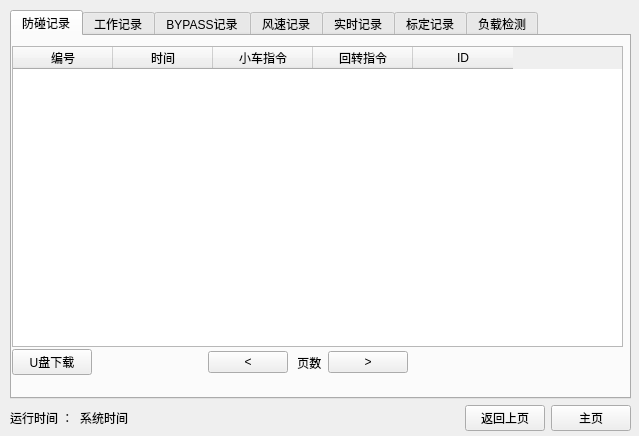
<?xml version="1.0" encoding="UTF-8"?>
<ui version="4.0">
 <class>work</class>
 <widget class="QWidget" name="work">
  <property name="geometry">
   <rect>
    <x>0</x>
    <y>0</y>
    <width>639</width>
    <height>436</height>
   </rect>
  </property>
  <property name="windowTitle">
   <string>Form</string>
  </property>
  <widget class="QLabel" name="label_3">
   <property name="geometry">
    <rect>
     <x>15</x>
     <y>107</y>
     <width>611</width>
     <height>17</height>
    </rect>
   </property>
   <property name="text">
    <string/>
   </property>
  </widget>
  <widget class="QWidget" name="layoutWidget">
   <property name="geometry">
    <rect>
     <x>10</x>
     <y>10</y>
     <width>621</width>
     <height>421</height>
    </rect>
   </property>
   <layout class="QVBoxLayout" name="verticalLayout">
    <item>
     <widget class="QTabWidget" name="tabWidget">
      <property name="currentIndex">
       <number>0</number>
      </property>
      <widget class="QWidget" name="tab">
       <attribute name="title">
        <string>防碰记录</string>
       </attribute>
       <widget class="QTableWidget" name="tableWidget">
        <property name="geometry">
         <rect>
          <x>0</x>
          <y>10</y>
          <width>611</width>
          <height>301</height>
         </rect>
        </property>
        <column>
         <property name="text">
          <string>编号</string>
         </property>
        </column>
        <column>
         <property name="text">
          <string>时间</string>
         </property>
        </column>
        <column>
         <property name="text">
          <string>小车指令</string>
         </property>
        </column>
        <column>
         <property name="text">
          <string>回转指令</string>
         </property>
        </column>
        <column>
         <property name="text">
          <string>ID</string>
         </property>
        </column>
       </widget>
       <widget class="QWidget" name="layoutWidget_3">
        <property name="geometry">
         <rect>
          <x>0</x>
          <y>310</y>
          <width>614</width>
          <height>33</height>
         </rect>
        </property>
        <layout class="QHBoxLayout" name="horizontalLayout_5">
         <item>
          <widget class="QPushButton" name="pushButton_9">
           <property name="text">
            <string>U盘下载</string>
           </property>
          </widget>
         </item>
         <item>
          <spacer name="horizontalSpacer_6">
           <property name="orientation">
            <enum>Qt::Horizontal</enum>
           </property>
           <property name="sizeHint" stdset="0">
            <size>
             <width>88</width>
             <height>20</height>
            </size>
           </property>
          </spacer>
         </item>
         <item>
          <layout class="QHBoxLayout" name="horizontalLayout_8">
           <item>
            <widget class="QPushButton" name="pushButton_23">
             <property name="text">
              <string>&lt;</string>
             </property>
            </widget>
           </item>
           <item>
            <widget class="QLabel" name="label_12">
             <property name="text">
              <string> 页数</string>
             </property>
            </widget>
           </item>
           <item>
            <widget class="QPushButton" name="pushButton_24">
             <property name="text">
              <string>&gt;</string>
             </property>
            </widget>
           </item>
          </layout>
         </item>
         <item>
          <spacer name="horizontalSpacer_17">
           <property name="orientation">
            <enum>Qt::Horizontal</enum>
           </property>
           <property name="sizeHint" stdset="0">
            <size>
             <width>218</width>
             <height>20</height>
            </size>
           </property>
          </spacer>
         </item>
        </layout>
       </widget>
      </widget>
      <widget class="QWidget" name="tab_2">
       <attribute name="title">
        <string>工作记录</string>
       </attribute>
       <widget class="QTableWidget" name="tableWidget_2">
        <property name="geometry">
         <rect>
          <x>0</x>
          <y>0</y>
          <width>611</width>
          <height>301</height>
         </rect>
        </property>
        <column>
         <property name="text">
          <string>编号</string>
         </property>
        </column>
        <column>
         <property name="text">
          <string>时间</string>
         </property>
        </column>
        <column>
         <property name="text">
          <string>T</string>
         </property>
        </column>
        <column>
         <property name="text">
          <string>A</string>
         </property>
        </column>
        <column>
         <property name="text">
          <string>力矩</string>
         </property>
        </column>
        <column>
         <property name="text">
          <string>幅度</string>
         </property>
        </column>
        <column>
         <property name="text">
          <string>重量</string>
         </property>
        </column>
        <column>
         <property name="text">
          <string>高度</string>
         </property>
        </column>
        <column>
         <property name="text">
          <string>风速</string>
         </property>
        </column>
        <column>
         <property name="text">
          <string>回转</string>
         </property>
        </column>
        <column>
         <property name="text">
          <string>仰角</string>
         </property>
        </column>
        <column>
         <property name="text">
          <string>ID</string>
         </property>
        </column>
       </widget>
       <widget class="QWidget" name="layoutWidget">
        <property name="geometry">
         <rect>
          <x>1</x>
          <y>310</y>
          <width>614</width>
          <height>33</height>
         </rect>
        </property>
        <layout class="QHBoxLayout" name="horizontalLayout">
         <item>
          <widget class="QPushButton" name="pushButton_8">
           <property name="text">
            <string>U盘下载</string>
           </property>
          </widget>
         </item>
         <item>
          <spacer name="horizontalSpacer_4">
           <property name="orientation">
            <enum>Qt::Horizontal</enum>
           </property>
           <property name="sizeHint" stdset="0">
            <size>
             <width>88</width>
             <height>20</height>
            </size>
           </property>
          </spacer>
         </item>
         <item>
          <layout class="QHBoxLayout" name="horizontalLayout_6">
           <item>
            <widget class="QPushButton" name="pushButton_16">
             <property name="text">
              <string>&lt;</string>
             </property>
            </widget>
           </item>
           <item>
            <widget class="QLabel" name="label_6">
             <property name="text">
              <string> 页数</string>
             </property>
            </widget>
           </item>
           <item>
            <widget class="QPushButton" name="pushButton_17">
             <property name="text">
              <string>&gt;</string>
             </property>
            </widget>
           </item>
          </layout>
         </item>
         <item>
          <spacer name="horizontalSpacer_7">
           <property name="orientation">
            <enum>Qt::Horizontal</enum>
           </property>
           <property name="sizeHint" stdset="0">
            <size>
             <width>218</width>
             <height>20</height>
            </size>
           </property>
          </spacer>
         </item>
        </layout>
       </widget>
      </widget>
      <widget class="QWidget" name="tab_3">
       <attribute name="title">
        <string>BYPASS记录</string>
       </attribute>
       <widget class="QTableWidget" name="tableWidget_3">
        <property name="geometry">
         <rect>
          <x>0</x>
          <y>0</y>
          <width>611</width>
          <height>301</height>
         </rect>
        </property>
        <column>
         <property name="text">
          <string>编号</string>
         </property>
        </column>
        <column>
         <property name="text">
          <string>时间</string>
         </property>
        </column>
        <column>
         <property name="text">
          <string>T</string>
         </property>
        </column>
        <column>
         <property name="text">
          <string>A</string>
         </property>
        </column>
        <column>
         <property name="text">
          <string>力矩</string>
         </property>
        </column>
        <column>
         <property name="text">
          <string>幅度</string>
         </property>
        </column>
        <column>
         <property name="text">
          <string>重量</string>
         </property>
        </column>
        <column>
         <property name="text">
          <string>高度</string>
         </property>
        </column>
        <column>
         <property name="text">
          <string>风速</string>
         </property>
        </column>
        <column>
         <property name="text">
          <string>回转</string>
         </property>
        </column>
        <column>
         <property name="text">
          <string>仰角</string>
         </property>
        </column>
        <column>
         <property name="text">
          <string>ID</string>
         </property>
        </column>
       </widget>
       <widget class="QWidget" name="layoutWidget_2">
        <property name="geometry">
         <rect>
          <x>0</x>
          <y>310</y>
          <width>614</width>
          <height>33</height>
         </rect>
        </property>
        <layout class="QHBoxLayout" name="horizontalLayout_7">
         <item>
          <widget class="QPushButton" name="pushButton_10">
           <property name="text">
            <string>U盘下载</string>
           </property>
          </widget>
         </item>
         <item>
          <spacer name="horizontalSpacer_5">
           <property name="orientation">
            <enum>Qt::Horizontal</enum>
           </property>
           <property name="sizeHint" stdset="0">
            <size>
             <width>88</width>
             <height>20</height>
            </size>
           </property>
          </spacer>
         </item>
         <item>
          <layout class="QHBoxLayout" name="horizontalLayout_9">
           <item>
            <widget class="QPushButton" name="pushButton_18">
             <property name="text">
              <string>&lt;</string>
             </property>
            </widget>
           </item>
           <item>
            <widget class="QLabel" name="label_7">
             <property name="text">
              <string> 页数</string>
             </property>
            </widget>
           </item>
           <item>
            <widget class="QPushButton" name="pushButton_19">
             <property name="text">
              <string>&gt;</string>
             </property>
            </widget>
           </item>
          </layout>
         </item>
         <item>
          <spacer name="horizontalSpacer_8">
           <property name="orientation">
            <enum>Qt::Horizontal</enum>
           </property>
           <property name="sizeHint" stdset="0">
            <size>
             <width>218</width>
             <height>20</height>
            </size>
           </property>
          </spacer>
         </item>
        </layout>
       </widget>
      </widget>
      <widget class="QWidget" name="tab_4">
       <attribute name="title">
        <string>风速记录</string>
       </attribute>
       <widget class="QTableWidget" name="tableWidget_5">
        <property name="geometry">
         <rect>
          <x>0</x>
          <y>0</y>
          <width>611</width>
          <height>301</height>
         </rect>
        </property>
        <column>
         <property name="text">
          <string>新建列</string>
         </property>
        </column>
        <column>
         <property name="text">
          <string>编号</string>
         </property>
        </column>
        <column>
         <property name="text">
          <string>时间</string>
         </property>
        </column>
        <column>
         <property name="text">
          <string>风速</string>
         </property>
        </column>
        <column>
         <property name="text">
          <string>ID</string>
         </property>
        </column>
       </widget>
       <widget class="QWidget" name="layoutWidget_4">
        <property name="geometry">
         <rect>
          <x>0</x>
          <y>310</y>
          <width>614</width>
          <height>33</height>
         </rect>
        </property>
        <layout class="QHBoxLayout" name="horizontalLayout_10">
         <item>
          <widget class="QPushButton" name="pushButton_11">
           <property name="text">
            <string>U盘下载</string>
           </property>
          </widget>
         </item>
         <item>
          <spacer name="horizontalSpacer_9">
           <property name="orientation">
            <enum>Qt::Horizontal</enum>
           </property>
           <property name="sizeHint" stdset="0">
            <size>
             <width>88</width>
             <height>20</height>
            </size>
           </property>
          </spacer>
         </item>
         <item>
          <layout class="QHBoxLayout" name="horizontalLayout_11">
           <item>
            <widget class="QPushButton" name="pushButton_20">
             <property name="text">
              <string>&lt;</string>
             </property>
            </widget>
           </item>
           <item>
            <widget class="QLabel" name="label_8">
             <property name="text">
              <string> 页数</string>
             </property>
            </widget>
           </item>
           <item>
            <widget class="QPushButton" name="pushButton_21">
             <property name="text">
              <string>&gt;</string>
             </property>
            </widget>
           </item>
          </layout>
         </item>
         <item>
          <spacer name="horizontalSpacer_10">
           <property name="orientation">
            <enum>Qt::Horizontal</enum>
           </property>
           <property name="sizeHint" stdset="0">
            <size>
             <width>218</width>
             <height>20</height>
            </size>
           </property>
          </spacer>
         </item>
        </layout>
       </widget>
      </widget>
      <widget class="QWidget" name="tab_5">
       <attribute name="title">
        <string>实时记录</string>
       </attribute>
       <widget class="QTableWidget" name="tableWidget_4">
        <property name="geometry">
         <rect>
          <x>0</x>
          <y>0</y>
          <width>611</width>
          <height>301</height>
         </rect>
        </property>
        <column>
         <property name="text">
          <string>编号</string>
         </property>
        </column>
        <column>
         <property name="text">
          <string>时间</string>
         </property>
        </column>
        <column>
         <property name="text">
          <string>T</string>
         </property>
        </column>
        <column>
         <property name="text">
          <string>A</string>
         </property>
        </column>
        <column>
         <property name="text">
          <string>力矩</string>
         </property>
        </column>
        <column>
         <property name="text">
          <string>幅度</string>
         </property>
        </column>
        <column>
         <property name="text">
          <string>重量</string>
         </property>
        </column>
        <column>
         <property name="text">
          <string>高度</string>
         </property>
        </column>
        <column>
         <property name="text">
          <string>风速</string>
         </property>
        </column>
        <column>
         <property name="text">
          <string>回转</string>
         </property>
        </column>
        <column>
         <property name="text">
          <string>仰角</string>
         </property>
        </column>
        <column>
         <property name="text">
          <string>ID</string>
         </property>
        </column>
       </widget>
       <widget class="QWidget" name="layoutWidget_5">
        <property name="geometry">
         <rect>
          <x>0</x>
          <y>310</y>
          <width>614</width>
          <height>33</height>
         </rect>
        </property>
        <layout class="QHBoxLayout" name="horizontalLayout_12">
         <item>
          <widget class="QPushButton" name="pushButton_12">
           <property name="text">
            <string>U盘下载</string>
           </property>
          </widget>
         </item>
         <item>
          <spacer name="horizontalSpacer_11">
           <property name="orientation">
            <enum>Qt::Horizontal</enum>
           </property>
           <property name="sizeHint" stdset="0">
            <size>
             <width>88</width>
             <height>20</height>
            </size>
           </property>
          </spacer>
         </item>
         <item>
          <layout class="QHBoxLayout" name="horizontalLayout_13">
           <item>
            <widget class="QPushButton" name="pushButton_22">
             <property name="text">
              <string>&lt;</string>
             </property>
            </widget>
           </item>
           <item>
            <widget class="QLabel" name="label_9">
             <property name="text">
              <string> 页数</string>
             </property>
            </widget>
           </item>
           <item>
            <widget class="QPushButton" name="pushButton_25">
             <property name="text">
              <string>&gt;</string>
             </property>
            </widget>
           </item>
          </layout>
         </item>
         <item>
          <spacer name="horizontalSpacer_12">
           <property name="orientation">
            <enum>Qt::Horizontal</enum>
           </property>
           <property name="sizeHint" stdset="0">
            <size>
             <width>218</width>
             <height>20</height>
            </size>
           </property>
          </spacer>
         </item>
        </layout>
       </widget>
      </widget>
      <widget class="QWidget" name="tab_6">
       <attribute name="title">
        <string>标定记录</string>
       </attribute>
       <widget class="QTableWidget" name="tableWidget_6">
        <property name="geometry">
         <rect>
          <x>0</x>
          <y>0</y>
          <width>611</width>
          <height>301</height>
         </rect>
        </property>
        <column>
         <property name="text">
          <string>新建列</string>
         </property>
        </column>
        <column>
         <property name="text">
          <string>编号</string>
         </property>
        </column>
        <column>
         <property name="text">
          <string>时间</string>
         </property>
        </column>
        <column>
         <property name="text">
          <string>幅度K</string>
         </property>
        </column>
        <column>
         <property name="text">
          <string>重量K1</string>
         </property>
        </column>
        <column>
         <property name="text">
          <string>重量K2</string>
         </property>
        </column>
        <column>
         <property name="text">
          <string>重量K3</string>
         </property>
        </column>
        <column>
         <property name="text">
          <string>高度K</string>
         </property>
        </column>
        <column>
         <property name="text">
          <string>回转K</string>
         </property>
        </column>
        <column>
         <property name="text">
          <string>仰角K</string>
         </property>
        </column>
        <column>
         <property name="text">
          <string>ID</string>
         </property>
        </column>
       </widget>
       <widget class="QWidget" name="layoutWidget_6">
        <property name="geometry">
         <rect>
          <x>0</x>
          <y>310</y>
          <width>614</width>
          <height>33</height>
         </rect>
        </property>
        <layout class="QHBoxLayout" name="horizontalLayout_14">
         <item>
          <widget class="QPushButton" name="pushButton_13">
           <property name="text">
            <string>U盘下载</string>
           </property>
          </widget>
         </item>
         <item>
          <spacer name="horizontalSpacer_13">
           <property name="orientation">
            <enum>Qt::Horizontal</enum>
           </property>
           <property name="sizeHint" stdset="0">
            <size>
             <width>88</width>
             <height>20</height>
            </size>
           </property>
          </spacer>
         </item>
         <item>
          <layout class="QHBoxLayout" name="horizontalLayout_15">
           <item>
            <widget class="QPushButton" name="pushButton_26">
             <property name="text">
              <string>&lt;</string>
             </property>
            </widget>
           </item>
           <item>
            <widget class="QLabel" name="label_10">
             <property name="text">
              <string> 页数</string>
             </property>
            </widget>
           </item>
           <item>
            <widget class="QPushButton" name="pushButton_27">
             <property name="text">
              <string>&gt;</string>
             </property>
            </widget>
           </item>
          </layout>
         </item>
         <item>
          <spacer name="horizontalSpacer_14">
           <property name="orientation">
            <enum>Qt::Horizontal</enum>
           </property>
           <property name="sizeHint" stdset="0">
            <size>
             <width>218</width>
             <height>20</height>
            </size>
           </property>
          </spacer>
         </item>
        </layout>
       </widget>
      </widget>
      <widget class="QWidget" name="tab_7">
       <attribute name="title">
        <string>负载检测</string>
       </attribute>
       <widget class="QTableWidget" name="tableWidget_7">
        <property name="geometry">
         <rect>
          <x>0</x>
          <y>0</y>
          <width>611</width>
          <height>301</height>
         </rect>
        </property>
        <column>
         <property name="text">
          <string>新建列</string>
         </property>
        </column>
        <column>
         <property name="text">
          <string>编号</string>
         </property>
        </column>
        <column>
         <property name="text">
          <string>时间</string>
         </property>
        </column>
        <column>
         <property name="text">
          <string>负载链接检测</string>
         </property>
        </column>
        <column>
         <property name="text">
          <string>ID</string>
         </property>
        </column>
       </widget>
       <widget class="QWidget" name="layoutWidget_7">
        <property name="geometry">
         <rect>
          <x>0</x>
          <y>310</y>
          <width>614</width>
          <height>33</height>
         </rect>
        </property>
        <layout class="QHBoxLayout" name="horizontalLayout_16">
         <item>
          <widget class="QPushButton" name="pushButton_14">
           <property name="text">
            <string>U盘下载</string>
           </property>
          </widget>
         </item>
         <item>
          <spacer name="horizontalSpacer_15">
           <property name="orientation">
            <enum>Qt::Horizontal</enum>
           </property>
           <property name="sizeHint" stdset="0">
            <size>
             <width>88</width>
             <height>20</height>
            </size>
           </property>
          </spacer>
         </item>
         <item>
          <layout class="QHBoxLayout" name="horizontalLayout_17">
           <item>
            <widget class="QPushButton" name="pushButton_28">
             <property name="text">
              <string>&lt;</string>
             </property>
            </widget>
           </item>
           <item>
            <widget class="QLabel" name="label_11">
             <property name="text">
              <string> 页数</string>
             </property>
            </widget>
           </item>
           <item>
            <widget class="QPushButton" name="pushButton_29">
             <property name="text">
              <string>&gt;</string>
             </property>
            </widget>
           </item>
          </layout>
         </item>
         <item>
          <spacer name="horizontalSpacer_16">
           <property name="orientation">
            <enum>Qt::Horizontal</enum>
           </property>
           <property name="sizeHint" stdset="0">
            <size>
             <width>218</width>
             <height>20</height>
            </size>
           </property>
          </spacer>
         </item>
        </layout>
       </widget>
      </widget>
     </widget>
    </item>
    <item>
     <layout class="QHBoxLayout" name="horizontalLayout_4">
      <item>
       <layout class="QHBoxLayout" name="horizontalLayout_3">
        <item>
         <widget class="QLabel" name="label">
          <property name="text">
           <string>运行时间 ：</string>
          </property>
         </widget>
        </item>
        <item>
         <widget class="QLabel" name="label_2">
          <property name="text">
           <string>系统时间</string>
          </property>
         </widget>
        </item>
       </layout>
      </item>
      <item>
       <spacer name="horizontalSpacer">
        <property name="orientation">
         <enum>Qt::Horizontal</enum>
        </property>
        <property name="sizeHint" stdset="0">
         <size>
          <width>40</width>
          <height>20</height>
         </size>
        </property>
       </spacer>
      </item>
      <item>
       <layout class="QHBoxLayout" name="horizontalLayout_2">
        <item>
         <widget class="QPushButton" name="pushButton">
          <property name="text">
           <string>返回上页</string>
          </property>
         </widget>
        </item>
        <item>
         <widget class="QPushButton" name="pushButton_4">
          <property name="text">
           <string>主页</string>
          </property>
         </widget>
        </item>
       </layout>
      </item>
     </layout>
    </item>
   </layout>
  </widget>
 </widget>
 <resources/>
 <connections/>
</ui>
